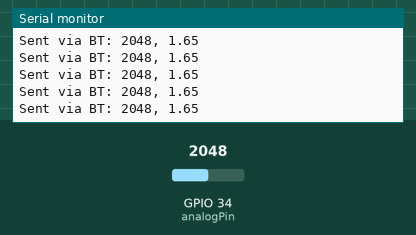
Recording of a sketch running on a simulated ESP32. Parts: the last lines printed to the serial monitor. The inputs (shaded band) are chosen by the test bench; at power-on: GPIO 34 (analogPin) = 2048. Nothing arrives over Bluetooth unless stated.

Above: at 1.2 s.
1.3 s: GPIO 34 (analogPin) set to 2866
At 1.9 s:
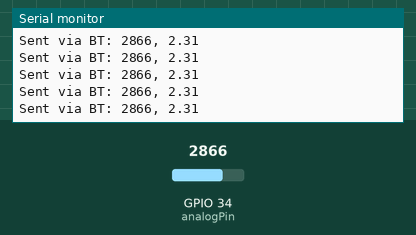
2.8 s: GPIO 34 (analogPin) set to 3603
At 3.4 s:
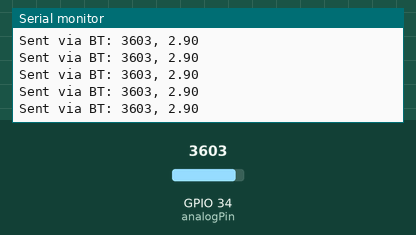
Timing chart, 0 to 5.8 s (numbered marks = the images above; inputs shaded):
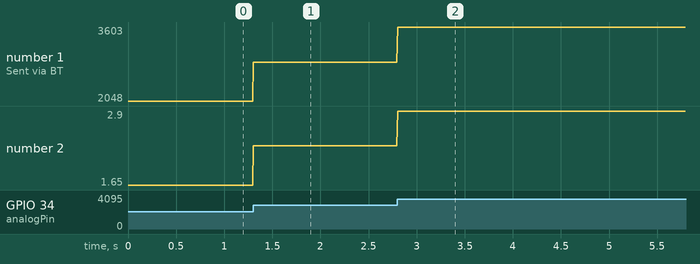

Measured:
- after the input at 1.3 s, the serial monitor: prints a new line at once (image 1)
- after the input at 2.8 s, the serial monitor: prints a new line at once (image 2)
- plotted number 1: 2048 → 2866 after the input at 1.3 s, 2866 → 3603 after the input at 2.8 s
- plotted number 2: 1.65 → 2.31 after the input at 1.3 s, 2.31 → 2.9 after the input at 2.8 s

The sketch:

ESP32_bluetooth.ino
```cpp
#include "BluetoothSerial.h"

BluetoothSerial SerialBT;
const int analogPin = 34; // GPIO34 for analog input

void setup() {
  Serial.begin(115200);
  SerialBT.begin("ESP32_BT_Test"); // Bluetooth device name
  Serial.println("Bluetooth device is ready to pair");
}

void loop() {
  int analogValue = analogRead(analogPin);
  float voltage = analogValue * (3.3 / 4095.0); // Convert to voltage (ESP32 has 12-bit ADC)

  // Send data via Bluetooth
  SerialBT.print("Analog Value: ");
  SerialBT.print(analogValue);
  SerialBT.print(", Voltage: ");
  SerialBT.println(voltage, 2); // 2 decimal places

  // Also print to serial for debugging
  Serial.print("Sent via BT: ");
  Serial.print(analogValue);
  Serial.print(", ");
  Serial.println(voltage, 2);

  delay(5); // Send every 500ms
}
```
